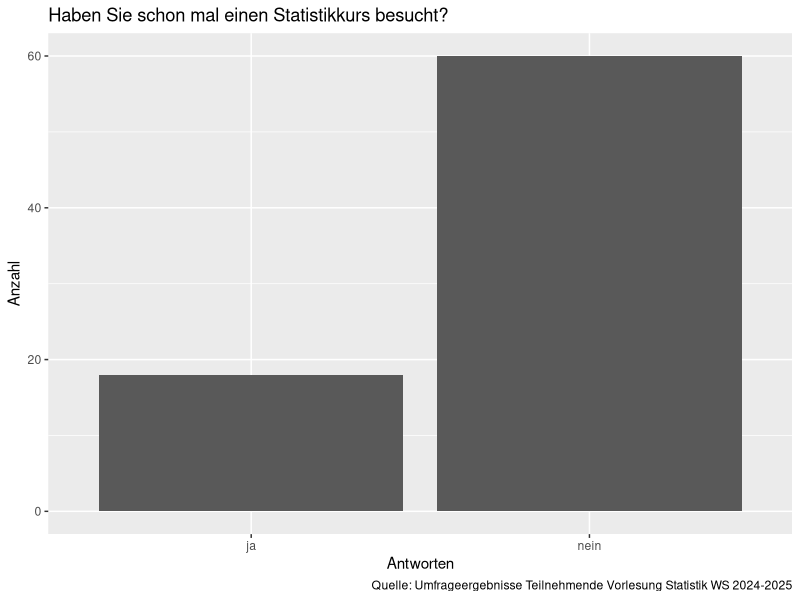

Source code (R):
## ---- chunk 1
#| echo: false
#| message: false
#| warning: false
library(tidyverse)
library(kableExtra)
## ---- chunk 2
#| message: false
#| warning: false
library(tidyverse)
## ---- chunk 3
#| message: false
#| warning: false
car_numbers <- read_delim(file = 'Daten/autos_2024-10-14.csv', delim = ';')
## ---- chunk 4
car_numbers
## ---- chunk 5
car_numbers$geo
## ---- chunk 6
car_numbers[3, 1]
## ---- chunk 7
car_numbers[, 1]
## ---- chunk 8
car_numbers[1,]
## ---- chunk 9
car_numbers_short <- tibble(Land = car_numbers$geo, Zeit = car_numbers$TIME_PERIOD)
## ---- chunk 10
write_delim(x = car_numbers_short, file = 'Daten/geo.csv', delim = ';')
## ---- chunk 11
#| echo: false
#| warning: false
#| message: false
umfrage <- read_delim(file = 'Daten/Umfrage_2024_kurz.csv', delim = ';')

## ---- chunk 12
#| echo: false
ggplot(umfrage, mapping = aes(x = `Haben Sie schon mal einen Statistikkurs besucht?`)) +
  geom_bar() +
  labs(x = 'Antworten',
       y = 'Anzahl',
       title = 'Haben Sie schon mal einen Statistikkurs besucht?',
       caption = 'Quelle: Umfrageergebnisse Teilnehmende Vorlesung Statistik WS 2024-2025')
